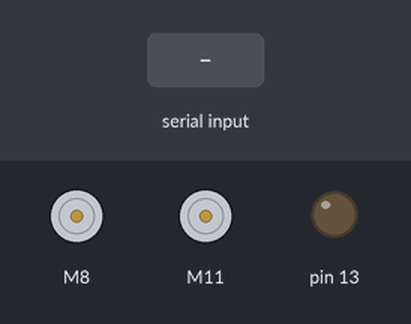
The sketch below on a simulated Arduino Uno, built with avr-gcc and run on an emulated ATmega328P. On the bench: 2 × DC motor (green arrow = forward, orange = backward, longer = faster), output pins drawn as LEDs (lit = HIGH). The inputs (shaded band) are chosen by the test bench.

Above: at 1.2 s.
1.3 s: "1" received over Serial
At 2.3 s:
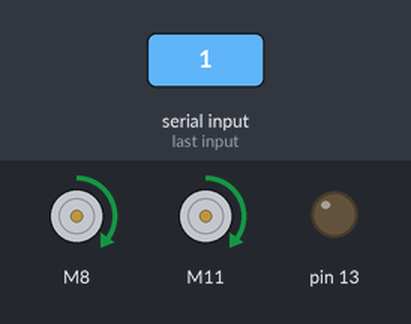
2.8 s: "2" received over Serial
At 3.4 s:
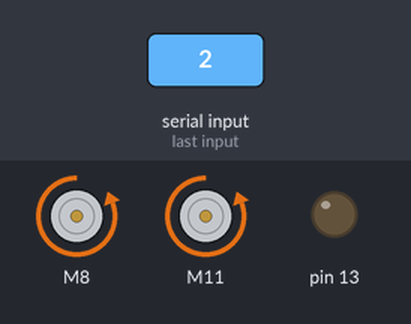
4.3 s: "3" received over Serial
At 5.5 s:
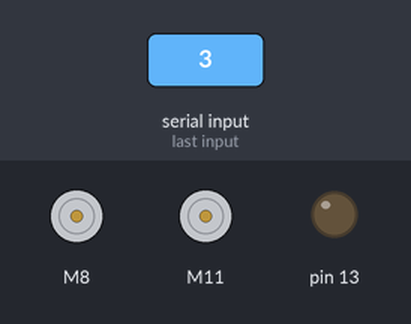
5.8 s: "1" received over Serial
At 6.9 s:
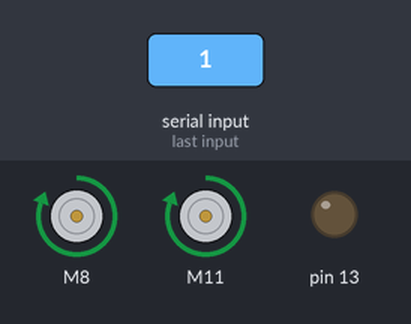
Timing chart, 0 to 8.3 s (numbered marks = the images above; inputs shaded):
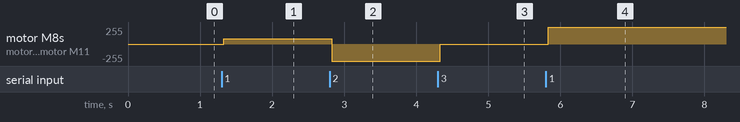

The sketch:

arduino_tr.ino
```cpp
#include <L298N.h>

#define EN1 9
#define IN1_1 8
#define IN2_1 7

#define EN2 10
#define IN1_2 11
#define IN2_2 12
char receivedChar;
L298N motor_1(EN1, IN1_1, IN2_1);

L298N motor_2(EN2, IN1_2, IN2_2);

char readString;
void setup() {
  // put your setup code here, to run once:
Serial.begin(9600);  // initialize serial communications at 9600 bps
pinMode(13, OUTPUT);
  motor_1.setSpeed(80);  // an integer 0 - 255
  motor_2.setSpeed(80);

}
void rotate_clockwise(int speed){
  motor_1.forward();
  motor_2.forward();

  motor_1.setSpeed(speed);
  motor_2.setSpeed(speed);

  //delay(5000);

  }

void rotate_anticlockwise(int speed){
  motor_1.backward();
  motor_2.backward();

  motor_1.setSpeed(speed);
  motor_2.setSpeed(speed);

  //delay(5000);

  }
void move_forward(int speed){
  motor_1.forward();
  motor_2.backward();

  motor_1.setSpeed(speed);
  motor_2.setSpeed(speed);

  //delay(5000);

  }
 void stop_motor(){
  motor_1.stop();
  motor_2.stop();
  //delay(5000);

  }

void loop()
{
  // serial read section
  //Serial.println(Serial.available());
  while (Serial.available()) // this will be skipped if no data present, leading to
                             // the code sitting in the delay function below
  {
    delay(30);  //delay to allow buffer to fill
    if (Serial.available() >0)
    {
      char c = Serial.read();  //gets one byte from serial buffer
      //readString += c; //makes the string readString
      //Serial.println("serial available"+c);
      //if(c=='6'){
      //  Serial.println("c is 6");
      //  digitalWrite(13, HIGH);

      //}
      //else{
      //  digitalWrite(13, LOW);
       // }
if (c == '1'){
  rotate_clockwise(255);
  }
if(c == '2'){
  rotate_anticlockwise(255);
  }
if (c == '3'){
  stop_motor();
  }
    }
  }
}
```

Measured:
- after the input at 1.3 s, motor M8, motor M11: stopped → forward 80/255 at once
- after the input at 2.8 s, motor M8, motor M11: forward 80/255 → backward 255/255 at once
- after the input at 4.3 s, motor M8, motor M11: backward 255/255 → stopped at once
- after the input at 5.8 s, motor M8, motor M11: stopped → forward 255/255 at once
